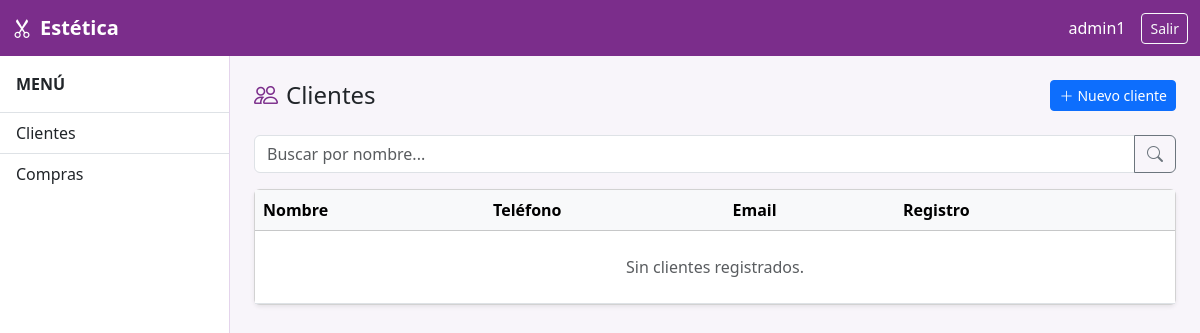
The page /clientes/ (signed in) on the database as committed earlier.
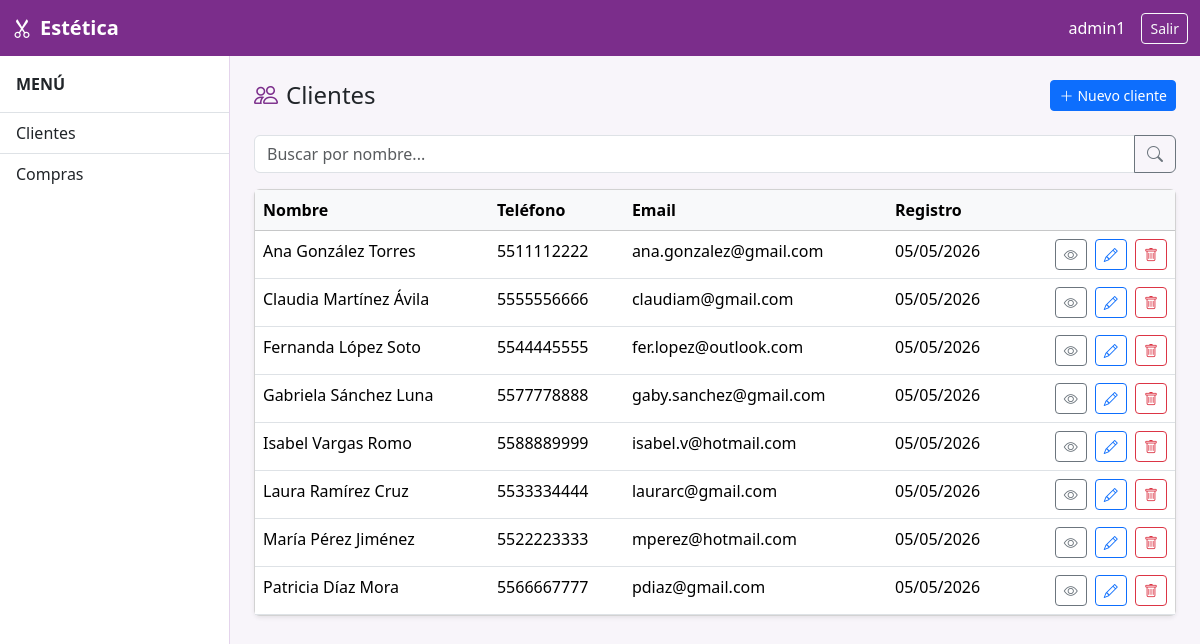
The same page on the database as committed later.
### apps/clientes/models.py (models this page shows, shortened)
class Cliente(models.Model):
    nombre = models.CharField(max_length=50)
    telefono = models.CharField(max_length=50)
    email = models.CharField(max_length=100, blank=True)
    fecha_registro = models.DateTimeField(auto_now_add=True)
    activo = models.BooleanField(default=True)
    class Meta:
        verbose_name = 'Cliente'
        verbose_name_plural = 'Clientes'
        ordering = ['nombre']

### apps/clientes/views.py (the view)
# urls.py: path('', views.cliente_list, name='list'),
@login_required
def cliente_list(request):
    query = request.GET.get('q')
    queryset = Cliente.objects.filter(activo=True)
    if query:
        queryset = queryset.filter(nombre__icontains=query)
    paginator = Paginator(queryset, 10)
    page = request.GET.get('page')
    try:
        clientes = paginator.page(page)
    except PageNotAnInteger:
        clientes = paginator.page(1)
    except EmptyPage:
        clientes = paginator.page(paginator.num_pages)
    return render(request, 'clientes/list.html', {'clientes': clientes})

### templates/clientes/list.html (shortened to what this page needs)
{% extends "base.html" %}
{% block content %}
<div class="d-flex justify-content-between align-items-center mb-4">
  <h4 class="mb-0">
    <i class="bi bi-people me-2" style="color:#7b2d8b"></i>Clientes
  </h4>
  <a href="{% url 'clientes:create' %}" class="btn btn-primary btn-sm">
    <i class="bi bi-plus-lg me-1"></i>Nuevo cliente
  </a>
</div>
<form method="get" class="mb-3">
  <div class="input-group">
    <input type="text" name="q" class="form-control" placeholder="Buscar por nombre..." value="{{ request.GET.q }}">
    <button class="btn btn-outline-secondary" type="submit">
      <i class="bi bi-search"></i>
    </button>
  </div>
</form>
<div class="card shadow-sm">
  <div class="card-body p-0">
    <table class="table table-hover mb-0">
      <thead class="table-light">
        <tr>
          <th>Nombre</th>
          <th>Teléfono</th>
          <th>Email</th>
          <th>Registro</th>
          <th></th>
        </tr>
      </thead>
      <tbody>
        {% for c in clientes %}
        <tr>
          <td>{{ c.nombre }}</td>
          <td>{{ c.telefono }}</td>
          <td>{{ c.email }}</td>
          <td>{{ c.fecha_registro|date:"d/m/Y" }}</td>
          <td class="text-end">
            <a href="{% url 'clientes:detail' c.pk %}" class="btn btn-sm btn-outline-secondary me-1">
              <i class="bi bi-eye"></i>
            </a>
            <a href="{% url 'clientes:update' c.pk %}" class="btn btn-sm btn-outline-primary me-1">
              <i class="bi bi-pencil"></i>
            </a>
            <a href="{% url 'clientes:delete' c.pk %}" class="btn btn-sm btn-outline-danger">
              <i class="bi bi-trash"></i>
            </a>
          </td>
        </tr>
        {% empty %}
        <tr>
          <td colspan="5" class="text-center text-muted py-4">
            Sin clientes registrados.
          </td>
        </tr>
        {% endfor %}
      </tbody>
    </table>
  </div>
</div>
{% endblock %}

Rows that differ between the two databases and show on the page:
added Cliente: nombre "Ana González Torres", telefono "5511112222", email "ana.gonzalez@gmail.com", fecha_registro "05/05/2026"
added Cliente: nombre "Claudia Martínez Ávila", telefono "5555556666", email "claudiam@gmail.com", fecha_registro "05/05/2026"
added Cliente: nombre "Fernanda López Soto", telefono "5544445555", email "fer.lopez@outlook.com", fecha_registro "05/05/2026"
added Cliente: nombre "Gabriela Sánchez Luna", telefono "5577778888", email "gaby.sanchez@gmail.com", fecha_registro "05/05/2026"
added Cliente: nombre "Isabel Vargas Romo", telefono "5588889999", email "isabel.v@hotmail.com", fecha_registro "05/05/2026"
added Cliente: nombre "Laura Ramírez Cruz", telefono "5533334444", email "laurarc@gmail.com", fecha_registro "05/05/2026"
added Cliente: nombre "María Pérez Jiménez", telefono "5522223333", email "mperez@hotmail.com", fecha_registro "05/05/2026"
added Cliente: nombre "Patricia Díaz Mora", telefono "5566667777", email "pdiaz@gmail.com", fecha_registro "05/05/2026"
Other text that changed with them:
text no longer shown: "Sin clientes registrados."
